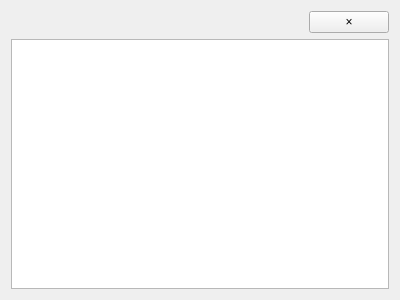
<?xml version="1.0" encoding="UTF-8"?>
<ui version="4.0">
 <class>BarChart</class>
 <widget class="QWidget" name="BarChart">
  <property name="geometry">
   <rect>
    <x>0</x>
    <y>0</y>
    <width>400</width>
    <height>300</height>
   </rect>
  </property>
  <property name="windowTitle">
   <string>Form</string>
  </property>
  <layout class="QGridLayout" name="gridLayout">
   <item row="0" column="0">
    <layout class="QVBoxLayout" name="verticalLayout_2">
     <item>
      <layout class="QHBoxLayout" name="horizontalLayout">
       <item>
        <spacer name="horizontalSpacer">
         <property name="orientation">
          <enum>Qt::Orientation::Horizontal</enum>
         </property>
         <property name="sizeHint" stdset="0">
          <size>
           <width>40</width>
           <height>20</height>
          </size>
         </property>
        </spacer>
       </item>
       <item>
        <widget class="QPushButton" name="btn_close">
         <property name="text">
          <string>×</string>
         </property>
        </widget>
       </item>
      </layout>
     </item>
     <item>
      <layout class="QVBoxLayout" name="verticalLayout">
       <item>
        <widget class="QGraphicsView" name="graphicsView"/>
       </item>
      </layout>
     </item>
    </layout>
   </item>
  </layout>
 </widget>
 <resources/>
 <connections/>
</ui>
